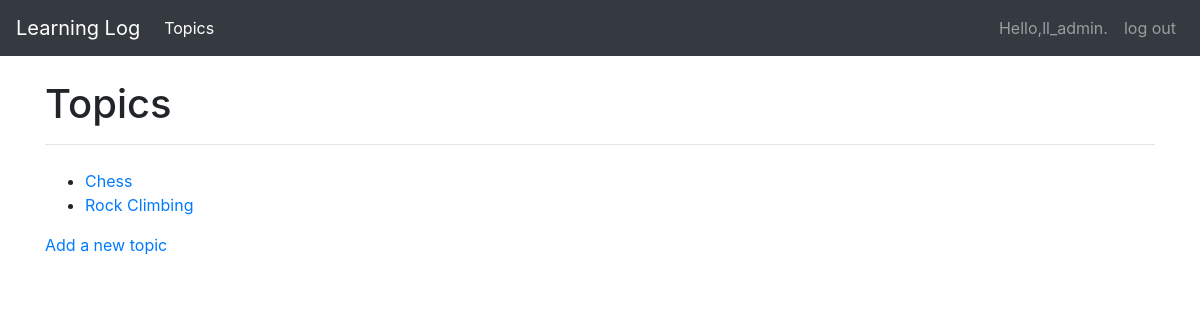
The page /topics/ (signed in) on the database as committed earlier.
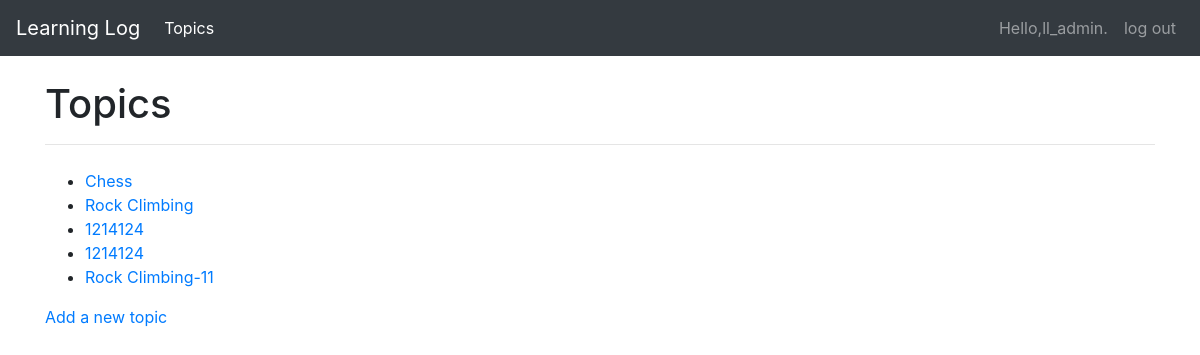
The same page on the database as committed later.
### learning_logs/models.py (models this page shows)
class Topic(models.Model):
    text=models.CharField(max_length=200)
    date_added=models.DateTimeField(auto_now_add=True)
    owner = models.ForeignKey(User,on_delete=models.CASCADE)
    def __str__(self):
        return self.text

### learning_logs/views.py (the view)
# urls.py: url(r'^topics/$',views.topics,name='topics'),
@login_required
def topics(request):
    topics = Topic.objects.filter(owner=request.user).order_by('date_added')
    context={'topics':topics}
    return render(request,'learning_logs/topics.html',context)

### learning_logs/templates/learning_logs/topics.html
{% extends "learning_logs/base.html" %}
{%block header%}
<h1>Topics</h1>
{%endblock header%}
{% block content %}
<ul>
    {% for topic in  topics %}
    <li>
        <a href="{%url 'learning_logs:topic' topic.id%}">{{topic}}</a></li>
    {%empty%}
    <li>No topics have been added yet.</li>
    {%endfor%}
</ul>
<a href="{%url 'learning_logs:new_topic'%}">Add a new topic</a>
{% endblock content %}

### learning_logs/templates/learning_logs/base.html (shortened to what this page needs)
{% load bootstrap4 %}
<!DOCTYPE html>
<html lang="en">
<head>
    {% bootstrap_css %}
</head>
<body>
    <nav class="navbar navbar-expand-md navbar-dark bg-dark mb-4">
        <a class="navbar-brand" href="{%url 'learning_logs:index'%}">Learning Log</a>
        <div class="collapse navbar-collapse" id="navbarCollapse">
            <ul class="navbar-nav mr-auto">
                <li class="nav-item active">
                    <a class="nav-link" href="{%url 'learning_logs:topics'%}">Topics</a>
                </li>
            </ul>
            <ul class="navbar-nav justify-content-end">
                {%if user.is_authenticated%}
                <li class="nav-item"><a class="nav-link">Hello,{{user.username}}.</a></li>
                <li class="nav-item"><a class="nav-link" href="{%url 'users:logout' %}">log out</a></li>
                {%else%}
                <li class="nav-item"><a class="nav-link" href="{%url 'users:register'%}">register</a></li>
                <li class="nav-item"><a class="nav-link" href="{%url 'users:login'%}">log in</a></li>
                {%endif%}
            </ul>
        </div>
    </nav>
    <div role="main" class="container">
        <div class="page-header">
            {%block header%}{%endblock header%}
            <hr class="mb-4">
        </div>
        <div>{%block content%}{%endblock content%}</div>
    </div>
</body>
</html>

Rows that differ between the two databases and show on the page:
added Topic: text "1214124"
added Topic: text "1214124"
added Topic: text "Rock Climbing-11"
